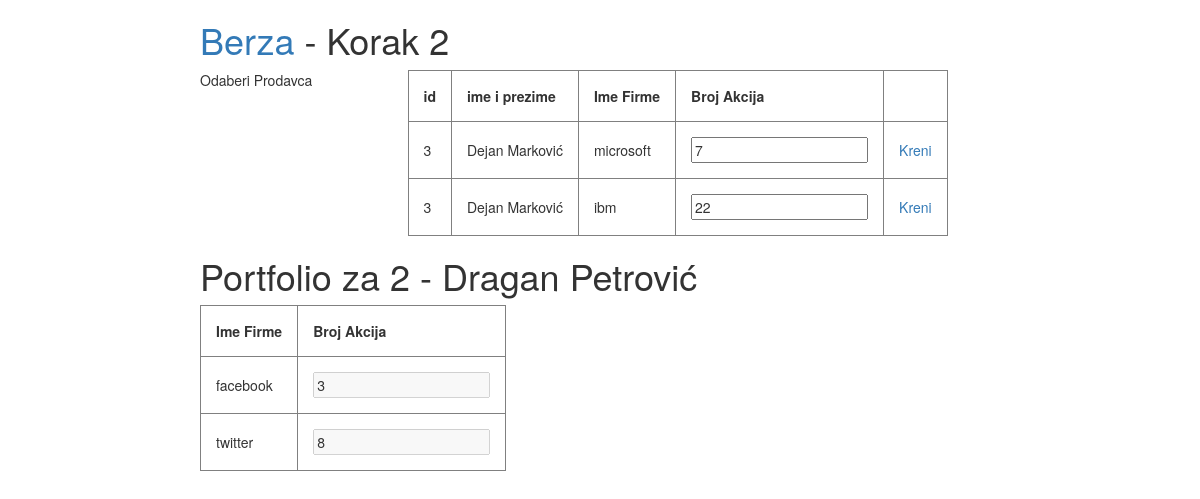
The page /korak2.php?id=2 on the database its author committed.
### tables this page shows
CREATE TABLE IF NOT EXISTS `se201_klijent` (
  `id` int(11) NOT NULL AUTO_INCREMENT,
  `ime` varchar(20) NOT NULL,
  `prezime` varchar(20) NOT NULL,
  PRIMARY KEY (`id`)
);

CREATE TABLE IF NOT EXISTS `se201_portfolio` (
  `id` int(11) NOT NULL AUTO_INCREMENT,
  `klijent_id` int(11) NOT NULL,
  `imeFirme` varchar(30) NOT NULL,
  `brojAkcija` int(11) NOT NULL,
  PRIMARY KEY (`id`)
);

### korak2.php (the view, shortened to what this page needs)
<!DOCTYPE html>
<html lang="en">
	<head>
		<link rel="stylesheet" href="https://maxcdn.bootstrapcdn.com/bootstrap/3.3.2/css/bootstrap.min.css">
		<link href="css/stil.css" rel="stylesheet">
	</head>
	<body>
		<div id="container">
			<div class="row">
				<div class="col-md-12">
					<h1><a href="/">Berza</a> - Korak 2</h1>
				</div>
				<div class="col-md-3">
					Odaberi Prodavca
				</div>
				<div class="col-md-9">
					<?php
					$id = (int)$_GET['id'];
					try {
						$conn = DB_Instance::getDBO();
						$conn -> setAttribute(PDO::ATTR_ERRMODE, PDO::ERRMODE_EXCEPTION);
						$stmt = $conn -> query("SELECT k.id as kid, ime, prezime, imeFirme, brojAkcija FROM `se201_klijent` k JOIN `se201_portfolio` p ON k.id = p.klijent_id  WHERE k.id != $id");
						$stmt -> execute();
						$count = $stmt -> rowCount();
					} catch (PDOException $Exception) {
						printf("Poruka: <strong>%s</strong> <br> Kod Greške: <strong>%s</strong>", $Exception -> getMessage(), $Exception -> getCode());
					}
					$b = 0;
					if ($count > 0) {
						echo "<table border='1'>";
						echo "<tr> <th>id</th> <th>ime i prezime</th> <th>Ime Firme</th>  <th>Broj Akcija</th> <th>&nbsp;</th></tr>";
						while ($row = $stmt -> fetch()) {
							++$b;
							echo "<tr id='red$b'>
					           		<td>$row[kid]</td>
					           		<td>$row[ime] $row[prezime]</td>
					           		<td>$row[imeFirme]</td>
					           		<td> <input id='in$b' type='number' name='$row[imeFirme]' value='$row[brojAkcija]' min='0'> <input type='hidden' name='id' value='$row[kid]' /> </td>
					           		<td> <a id='kreni$b' href='#'> Kreni </a> </td>
				           		</tr>";
						}
						echo "</table>";
					}
					?>
				</div>
				<div class="col-md-12">
					<h1>Portfolio za
					<?php
					try {
						$conn = DB_Instance::getDBO();
						$conn -> setAttribute(PDO::ATTR_ERRMODE, PDO::ERRMODE_EXCEPTION);
						$stmt = $conn -> query("SELECT * FROM `se201_klijent` WHERE id = " . $id . " LIMIT 1");
						$stmt -> execute();
						$count = $stmt -> rowCount();
					} catch (PDOException $Exception) {
						printf("Poruka: <strong>%s</strong> <br> Kod Greške: <strong>%s</strong>", $Exception -> getMessage(), $Exception -> getCode());
					}
					if ($count > 0) {
						while ($row = $stmt -> fetch()) {
							echo "$row[id] - $row[ime] $row[prezime] </h1>";
						}
					}
					?>
				</div>
				<div id="rez" class="col-md-12">
					<?php
					try {
						$conn = DB_Instance::getDBO();
						$conn -> setAttribute(PDO::ATTR_ERRMODE, PDO::ERRMODE_EXCEPTION);
						$stmt = $conn -> query("SELECT * FROM se201_portfolio WHERE klijent_id = " . $_SESSION['kupac_id']);
						$stmt -> execute();
						$count = $stmt -> rowCount();
					} catch (PDOException $Exception) {
						printf("Poruka: <strong>%s</strong> <br> Kod Greške: <strong>%s</strong>", $Exception -> getMessage(), $Exception -> getCode());
					}
					if ($count == 0) {
						echo "Kupac nema nikakve akcije";
					} else {
						echo "<table border='1'>";
						echo "<tr>  <th>Ime Firme</th>  <th>Broj Akcija</th> </tr>";
						while ($row = $stmt -> fetch()) {
							++$b;
							echo "<tr id='red$b'>
					           		<td>$row[imeFirme]</td>
					           		<td><input type='text' value='$row[brojAkcija]' disabled='disabled'></td>
				           		</tr>";
						}
						echo "</table>";
					}
					?>
				</div>
			</div>
		</div>
	</body>
</html>

### css/stil.css (style rules this page uses)
#container { margin-left: auto; margin-right: auto; width: 800px; }
td { padding: 15px; }
th { padding: 15px; }

### rows shown on the page
se201_klijent: id "3", ime "Dejan", prezime "Marković", se201_portfolio.imeFirme "microsoft", brojAkcija "7", se201_portfolio.imeFirme "ibm", brojAkcija "22"
se201_klijent: id "2", ime "Dragan", prezime "Petrović"
se201_portfolio: imeFirme "facebook", brojAkcija "3"
se201_portfolio: imeFirme "twitter", brojAkcija "8"
